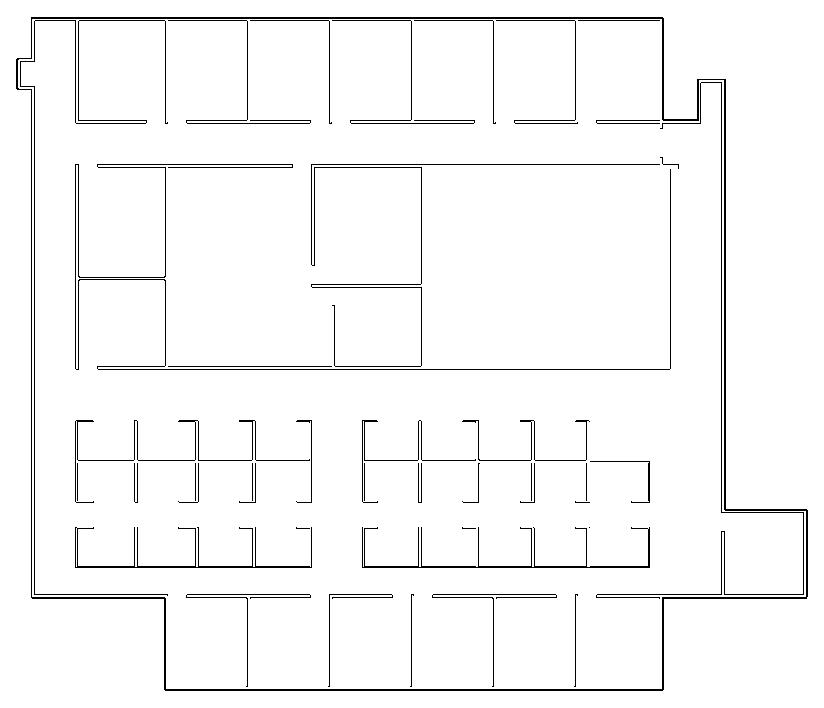
#> input picture test_im/a_scan/clean.png, 824 x 708 px, found by its file name
$ python run.py   (Python 2 division)   (older library calls are emulated)
#> lines starting #> are read from the running program, lines starting #| are printed output that depends on the picture; after the words box and inside, x2 and y2 are one past the last pixel; in counts of white or black regions, pixels touching at a corner belong together
### gp_topo/im2skeleton.py
#!/usr/bin/env python

import numpy as np
from scipy.misc import imread, imresize
import matplotlib.pyplot as plt
import cv2
import scipy.io
import scipy.stats as st
from scipy import ndimage as ndi
from skimage import feature
from skimage.morphology import skeletonize
import pdb
def gkern(kernlen=21, nsig=3):
        """Returns a 2D Gaussian kernel array."""

        interval = (2*nsig+1.)/(kernlen)
        x = np.linspace(-nsig-interval/2., nsig+interval/2., kernlen+1)
        kern1d = np.diff(st.norm.cdf(x))
        kernel_raw = np.sqrt(np.outer(kern1d, kern1d))
        kernel = kernel_raw/np.max(kernel_raw)#.sum()
        return kernel
def point_gaussian(k_w, k_h, sigma_w, sigma_h):
    return gkern(k_w, sigma_w)

def map_gaussian(im, k_w, k_h, sigma_w, sigma_h):
    if im.ndim == 3:
        h,w,_ = im.shape
    elif im.ndim == 2:
        h,w = im.shape
    else:
        print "Unknow im format."
        return None

    k_w_r = (k_w-1)/2
    k_h_r = (k_h-1)/2


    point_gs = point_gaussian(k_w, k_h, sigma_w, sigma_h)
    map_gs = np.zeros((h,w),dtype=np.float)

    occ_loc = np.where(im[:,:,0] == 0)
    for i in range(len(occ_loc[1])):
        loc_i = [occ_loc[0][i],occ_loc[1][i]]
#map_gs[loc_i[0]-k_h_r: loc_i[0]+k_h_r+1, loc_i[1]-k_w_r: loc_i[1]+k_w_r+1]  = np.maximum(map_gs[loc_i[0]-k_h_r: loc_i[0]+k_h_r+1, loc_i[1]-k_w_r: loc_i[1]+k_w_r+1], point_gs)

        #map_gs bound
        lby, lbx = max(0,loc_i[0]-k_h_r), max(0,loc_i[1]-k_w_r)
        uby, ubx = min(h-1,loc_i[0]+k_h_r), min(w-1,loc_i[1]+k_w_r)
        #kernel bound
        k_lby, k_lbx = -min(0,loc_i[0]-k_h_r), -min(0,loc_i[1]-k_w_r)
        k_uby, k_ubx = k_h + (h-1 - max(h-1, loc_i[0]+k_h_r)), k_w + (w-1 - max(w-1, loc_i[1]+k_w_r))
        #maximum on pixel
        map_gs[lby:uby+1, lbx:ubx+1] = np.maximum(map_gs[lby:uby+1, lbx:ubx+1], point_gs[k_lby:k_uby, k_lbx:k_ubx])

    return map_gs


def preprocess(im_path):
    im = imread(im_path)
    map_gs = map_gaussian(im, 455,455,5,5)
    return im, map_gs


def edgeprocess(gs):
    #laplacian
    gray_lap = cv2.Laplacian(gs*255,cv2.CV_64F, ksize=5)
    dst = cv2.convertScaleAbs(gray_lap)
    return dst

def binarize(dst, th):
    res = np.zeros(dst.shape, dtype=np.float)
    res[np.where(dst > th)] = 1
    return res


Tidu = (np.array([0,1,1,1]),np.array([1,0,1,2]))
Tidd = (np.array([1,1,1,2]),np.array([0,1,2,1]))
Tidl = (np.array([0,1,1,2]),np.array([1,0,1,1]))
Tidr = (np.array([0,1,1,2]),np.array([1,1,2,1]))
def remove_Tcenter(skele):
    '''
        it is possible to have T shape in skeleton, we should remove the center of it
    '''
    w,h = skele.shape
    for i in range(1,w-1):
        for j in range(1,h-1):
            if skele[i,j]:
                patch = skele[i-1:i+2,j-1:j+2].copy()
                if np.sum(patch[Tidu]) == 4 or \
                    np.sum(patch[Tidd]) == 4 or \
                    np.sum(patch[Tidl]) == 4 or \
                    np.sum(patch[Tidr]) == 4:
                    skele[i,j] = False
    #i = 0
    for j in range(1,h-1):
        if skele[0,j]:
            if np.sum(skele[0,j-1:j+2]) + skele[1,j] == 4:
                skele[0,j] = False
    #i = w-1
    for j in range(1,h-1):
        if skele[w-1,j]:
            if np.sum(skele[w-1,j-1:j+2]) + skele[w-2,j] == 4:
                skele[w-1,j] = False
    #j = 0
    for i in range(1,w-1):
        if skele[i,0]:
            if np.sum(skele[i-1:i+2,0]) + skele[i,1] == 4:
                skele[i,0] = False
    #j = h-1
    for i in range(1,w-1):
        if skele[i,h-1]:
            if np.sum(skele[i-1:i+2,h-1]) + skele[i,h-2] == 4:
                skele[i,h-1] = False

    #i=0,j=0
    if skele[0,0]:
        if skele[0,0] + skele[0,1] + skele[1,0] == 3:
            skele[0,0] = False
    #i=0,j=h-1
    if skele[0,h-1]:
        if skele[0,h-2] + skele[0,h-1] + skele[1,h-1] == 3:
            skele[0,h-1] = False
    #i=w-1,j=0
    if skele[w-1,0]:
        if skele[w-2,0] + skele[w-1,0] + skele[w-1,1] == 3:
            skele[w-1,0] = False
    #i=w-1,j=h-1
    if skele[w-1,h-1]:
        if skele[w-1,h-2] + skele[w-1,h-1] + skele[w-2,h-1] == 3:
            skele[w-1,h-1] = False
    return skele

def im2skeleton(im_path, give_bin = False):
    #1. gaussian map
    im, map_gs = preprocess(im_path)
#> in preprocess, im is the input picture: shape (708, 824, 3); 96.9% white; black in thin lines or dots
#> in map_gaussian, `occ_loc = np.where(im[:,:,0] == 0)`: occ_loc = 18286 positions, rows 17 to 690, columns 16 to 807
#> the loop in map_gaussian, `for i in range(len(occ_loc[1])):` made 18286 passes
#> (loc_i, k_lbx) on passes 1 to 3: ([17, 31], 196), ([17, 32], 195), ([17, 33], 194)
#> after the loop in map_gaussian, `for i in range(len(occ_loc[1])):`:
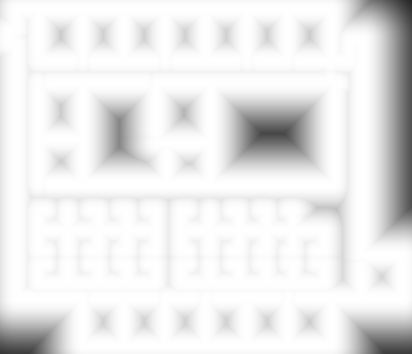
#> map_gs: shape (708, 824) float64 (shown at 1/2 size); min 0.146, max 1, mean 0.918
    #2. edge detection
    dst = edgeprocess(map_gs)
#> in edgeprocess, `dst = cv2.convertScaleAbs(gray_lap)`:
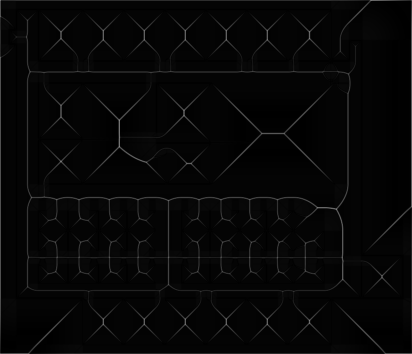
#> dst: shape (708, 824) (shown at 1/2 size); min 0, max 171, mean 6.4
    #3. binarize
    res = binarize(dst,10)
#> res: shape (708, 824) float64; values 0 (black) and 1 (white), 7.5% white; 8 white regions (5 under 20 px), largest, box (x1, y1, x2, y2) and area: (26, 26, 798, 684) 33863, (0, 0, 824, 708) 8081, (427, 170, 665, 364) 1972
    #4. suppress
    skeleton = skeletonize(res)
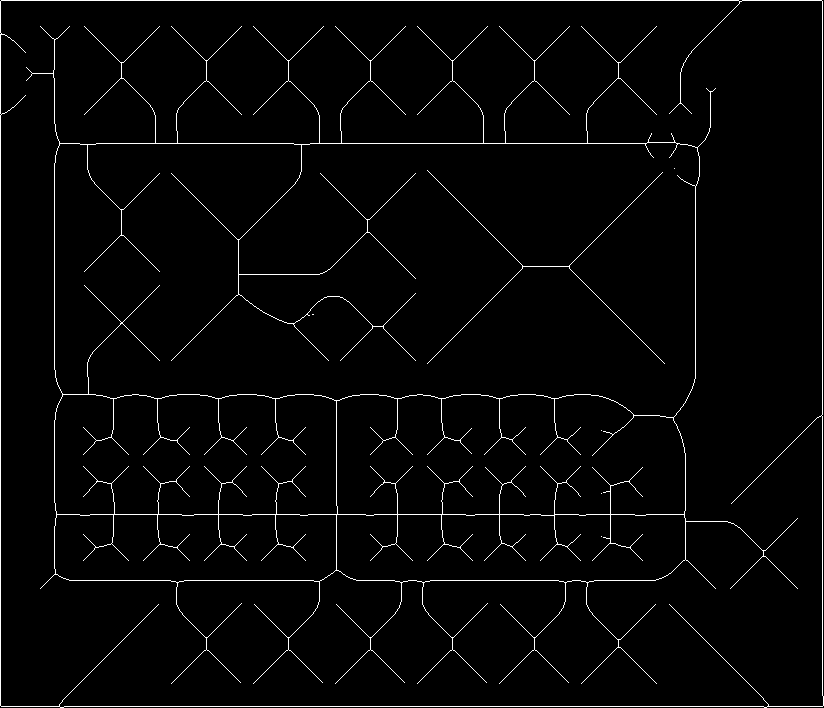
#> skeleton: shape (708, 824) bool; 2.4% white in thin lines or dots
    #5. remove T shape center
    skeleton = remove_Tcenter(skeleton)

#plt.imshow(skeleton)
#plt.show()
#   print np.max(skeleton)
    if give_bin:
        binary_wall = im[:,:,0] == 0
        return im, map_gs, skeleton, binary_wall
    return im, map_gs, skeleton

### gp_topo/graphClass.py
#!/usr/bin/env/python
import pdb
import numpy as np
'''
fromP, toP or someP will have a index id, for which
id = h_i * w + w_i
'''
class GraphEdge:
    #vertices = [] Not shared
    #parentEdgeId = -1 Not shared
    def __init__(self,fromP,toP, lst=None):
        self.vertices = []
        self.parentEdgeId = -1
        #-1 is not parent, -2 is removed, >=0 shows its parent's ID
        if lst == None:
            #build while init the graph
            if(fromP == 0 or toP == 0):
                print lst
                print "it is zero!!!"
            self.vertices.append(fromP)
            self.vertices.append(toP)
        else:
            #build while merge edge
            self.vertices = lst
            if len(lst) == 0:
                print "wt"

class Graph:
    def __init__(self,skeleton):
        '''
        build edges and V2E from a traverse
        '''
        self.edges = []#store the GraphEdge
        self.V2E = []#store the edge id list for each V

        self.h, self.w = skeleton.shape
        h,w = skeleton.shape
        self.V2E  = [[] for hw_i in range(h*w)]
        for i in range(h-1):
            for j in range(0, w-1):
                if skeleton[i,j]:
                    currentId = i*w+j
                    if skeleton[i+1,j]:
                        newE = GraphEdge(currentId, currentId + w  )
                        self.edges.append(newE)
                        self.V2E[currentId].append(len(self.edges)-1)
                        self.V2E[currentId+w].append(len(self.edges)-1)
                    if skeleton[i,j+1]:
                        newE = GraphEdge(currentId, currentId + 1  )
                        self.edges.append(newE)
                        self.V2E[currentId].append(len(self.edges)-1)
                        self.V2E[currentId+1].append(len(self.edges)-1)

                    if skeleton[i+1,j+1]:
                        #----- if triangle, doesn't add
                        if not skeleton[i,j+1] and not skeleton[i+1,j]:
                        #-----
                            newE = GraphEdge(currentId, currentId + w + 1  )
                            self.edges.append(newE)
                            self.V2E[currentId].append(len(self.edges)-1)
                            self.V2E[currentId+w+1].append(len(self.edges)-1)

                    if j>0:
                        if skeleton[i+1, j-1]:
                            #------ if triangle, doesn't add
                            if not skeleton[i+1,j] and not skeleton[i,j-1]:
                            #-----
                                newE = GraphEdge(currentId, currentId + w - 1  )
                                self.edges.append(newE)
                                self.V2E[currentId].append(len(self.edges)-1)
                                self.V2E[currentId+w-1].append(len(self.edges)-1)
        i = h - 1
        for j in range(w-1):
            if skeleton[i,j]:
                if skeleton[i,j+1]:
                        currentId = i*w+j
                        newE = GraphEdge(currentId, currentId + 1  )
                        self.edges.append(newE)
                        self.V2E[currentId].append(len(self.edges)-1)
                        self.V2E[currentId+1].append(len(self.edges)-1)
        j = w - 1
        for i in range(h-1):
            if skeleton[i,j]:
                currentId = i*w+j
                if skeleton[i+1,j]:
                    newE = GraphEdge(currentId, currentId + w  )
                    self.edges.append(newE)
                    self.V2E[currentId].append(len(self.edges)-1)
                    self.V2E[currentId+w].append(len(self.edges)-1)
                if skeleton[i+1, j-1]:
                    newE = GraphEdge(currentId, currentId + w - 1  )
                    self.edges.append(newE)
                    self.V2E[currentId].append(len(self.edges)-1)
                    self.V2E[currentId+w-1].append(len(self.edges)-1)


    def mergeTwoEdges(self, edge1, edge2):
        '''
        two edge as input and output a new edge
        '''
        if edge1.vertices[0] == edge2.vertices[0]:
            newLst = edge1.vertices[:]
            newLst.reverse()
            newLst.pop()
            newLst.extend(edge2.vertices)
        elif edge1.vertices[len(edge1.vertices)-1] == edge2.vertices[0]:
            newLst = edge1.vertices[:]
            newLst.pop()
            newLst.extend(edge2.vertices)
        elif edge1.vertices[len(edge1.vertices)-1] == edge2.vertices[len(edge2.vertices)-1]:
            newLst = edge1.vertices[:]
            newLst.pop()
            tmpLst = edge2.vertices[:]
            tmpLst.reverse()
            newLst.extend(tmpLst)
        elif edge1.vertices[0] == edge2.vertices[len(edge2.vertices)-1]:
            newLst = edge2.vertices[:]
            newLst.pop()
            newLst.extend(edge1.vertices)
        else:
            print edge1.vertices
            print edge2.vertices
            print 'Error in MergeTwoEdges, cannot find joint vertex!!!'#shouldn't happen

        return GraphEdge(-1,-1,newLst)


    # [130 lines left out: functions insert_outer_edge, remove_2_degree_vertex, trim_edges_in_mask, parentEdge, not called in this run]

    def edgeSkip(self,skeleton, mask = None):
        ''' Just after init
        merge edges around degree 2 verticse during initialization

        WARNING:
            when mask is not None, it is in incremental alglrithm
            will not clear the vertexes on the boundary of mask to keep the connectivity
        '''
        h,w = skeleton.shape
        for i in range(h):
            for j in range(w):
                if skeleton[i,j]:
                    currentId = i*w+j
                    '''Wrong condition
                    if len(self.V2E[currentId]) == 2:
                    '''
                    prun_cond = False

                    edge_IDs = []
                    for ed_id in self.V2E[currentId]:
                        if self.edges[ed_id].parentEdgeId == -1:
                            edge_IDs.append(ed_id)
                    if(len(edge_IDs) == 2):
#if len(self.V2E[currentId]) == 2:
                        if mask is None:
                            prun_cond = True#it's ok because the graph is just init
                        elif (np.sum(mask[i-1:i+2,j])+np.sum(mask[i, j-1:j+2]) == 6 ):
                            prun_cond = True
                    if prun_cond:
#edgeId1 = self.parentEdge(self.V2E[currentId][0])
#edgeId2 = self.parentEdge(self.V2E[currentId][1])
                        edgeId1 = edge_IDs[0]
                        edgeId2 = edge_IDs[1]
                        #1. build new list
                        newGraphEdge = self.mergeTwoEdges(self.edges[edgeId1], self.edges[edgeId2])
                        #2. append the new edge
                        self.edges.append(newGraphEdge)
                        #3. append new edge ID into V2E
                        self.V2E[newGraphEdge.vertices[0]].append(len(self.edges)-1)
                        self.V2E[newGraphEdge.vertices[-1]].append(len(self.edges)-1)
                        #4. set the new edge as parent of the merged edges
                        self.edges[edgeId1].parentEdgeId = len(self.edges)-1
                        self.edges[edgeId2].parentEdgeId = len(self.edges)-1
    # [20 lines left out: functions merge_graph, getTopoVertex, not called in this run]

### gp_topo/skeleton2topoMap.py
#!/usr/bin/env python

from graphClass import Graph
import numpy as np
import matplotlib.pyplot as plt
def skeleton2topoMap(skeleton, local_skeleton_mask=None):
    #1. build a topograph from skeleton, the edges are between two skeleton pixel
    graph = Graph(skeleton)
    #2. skip edges around degree 2 vertices
    graph.edgeSkip(skeleton, local_skeleton_mask)
#
    return graph

def drawMap(graph, skeleton, ax=plt, mask = None):
    h,w = skeleton.shape
    res = np.zeros((h,w), dtype=np.uint8)
    res[np.where(skeleton == True)] = 127
    if mask is not None:
        ax.imshow(res+mask*63, cmap='GnBu')
    else:
        ax.imshow(res, cmap='GnBu')
    x = []
    y = []
    for ed in graph.edges:
        if ed.parentEdgeId == -1:
            y.append(ed.vertices[0]/w)
            x.append(ed.vertices[0]%w)
            y.append(ed.vertices[-1]/w)
            x.append(ed.vertices[-1]%w)
            ax.plot([ed.vertices[0]%w, ed.vertices[-1]%w], [ed.vertices[0]/w, ed.vertices[-1]/w], 'k-', lw=1)
    ax.scatter(x=x,y=y,c='r',s=1)
def drawtoposkele(graph, skeleton, ax=plt, mask = None):
    h,w = skeleton.shape
    res = skeleton#np.zeros((h,w), dtype=np.uint8)
#res[np.where(skeleton == True)] = 127
    if mask is not None:
        ax.imshow(res+mask*63, cmap='GnBu')
    else:
        ax.imshow(res, cmap='GnBu')
    x = []
    y = []
    for ed in graph.edges:
        if ed.parentEdgeId == -1:
            y.append(ed.vertices[0]/w)
            x.append(ed.vertices[0]%w)
            y.append(ed.vertices[-1]/w)
            x.append(ed.vertices[-1]%w)
    ax.scatter(x=x,y=y,c='r',s=0.1)

### run.py
from gp_topo.im2skeleton import im2skeleton
from gp_topo.skeleton2topoMap import skeleton2topoMap, drawMap, drawtoposkele
from gp_topo.reprsntAndMatching import DrawMatching

import numpy as np
import matplotlib.pyplot as plt
import scipy.io
import pdb
import os
from scipy.misc import imsave
if __name__ == '__main__':
    print 'Im to Skeleton...'
#intel, office
    im_folder = ["./test_im/intel","./test_im/office","./test_im/a_scan","./frames"][0]
    gray1, gau1, skeleton = im2skeleton(im_folder+'/clean.png')
    graph = skeleton2topoMap(skeleton)
    fig = plt.figure(frameon=False)
    ax = plt.Axes(fig, [0., 0., 1., 1.])
    ax.set_axis_off()
    fig.add_axes(ax)
    #remove the white border, the only worked method found by adding the below two line before show out:>
    ax.xaxis.set_major_locator(plt.NullLocator())
    ax.yaxis.set_major_locator(plt.NullLocator())

    ax.imshow(gau1, cmap='GnBu')
    fig.savefig(im_folder+'/pure_dist.png', format='png', dpi=500, bbox_inches='tight',pad_inches=0)

    ax.xaxis.set_major_locator(plt.NullLocator())
    ax.yaxis.set_major_locator(plt.NullLocator())
    ax.imshow(skeleton+(1-gray1[:,:,0]/255)*2, cmap='GnBu')
    fig.savefig(im_folder+'/pure_skele.png', format='png', dpi=500, bbox_inches='tight',pad_inches=0 )
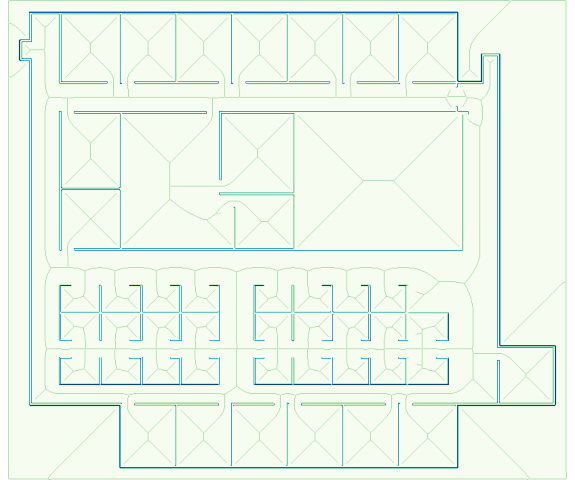
#> figure drawn by matplotlib, 1 panel

    ax.xaxis.set_major_locator(plt.NullLocator())
    ax.yaxis.set_major_locator(plt.NullLocator())

    drawMap(graph, skeleton, ax = ax)
    fig.savefig(im_folder+'/pure_topo.png', format='png', dpi=500, bbox_inches='tight',pad_inches=0)
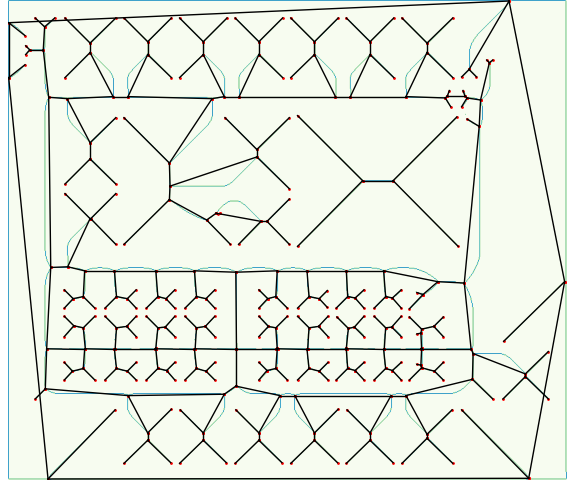
#> figure drawn by matplotlib, 1 panel

    fig = plt.figure(frameon=False)
    ax = plt.Axes(fig, [0., 0., 1., 1.])
    ax.set_axis_off()
    fig.add_axes(ax)
    ax.xaxis.set_major_locator(plt.NullLocator())
    ax.yaxis.set_major_locator(plt.NullLocator())
    drawtoposkele(graph, skeleton+(1-gray1[:,:,0]/255)*2, ax=ax)
#> in drawtoposkele, `res = skeleton#np.zeros((h,w), dtype=np.uint8)`:
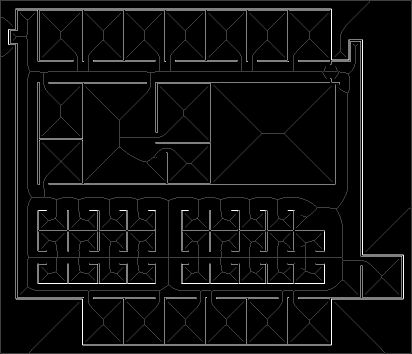
#> res: shape (708, 824) (shown at 1/2 size); min 0, max 2, mean 0.0866; drawn with min black and max white
    fig.savefig(im_folder+'/skele_topo.png', format='png', dpi=500, bbox_inches='tight',pad_inches=0)

    imsave(im_folder+"/out.png",255-skeleton*127+gray1[:,:,0])
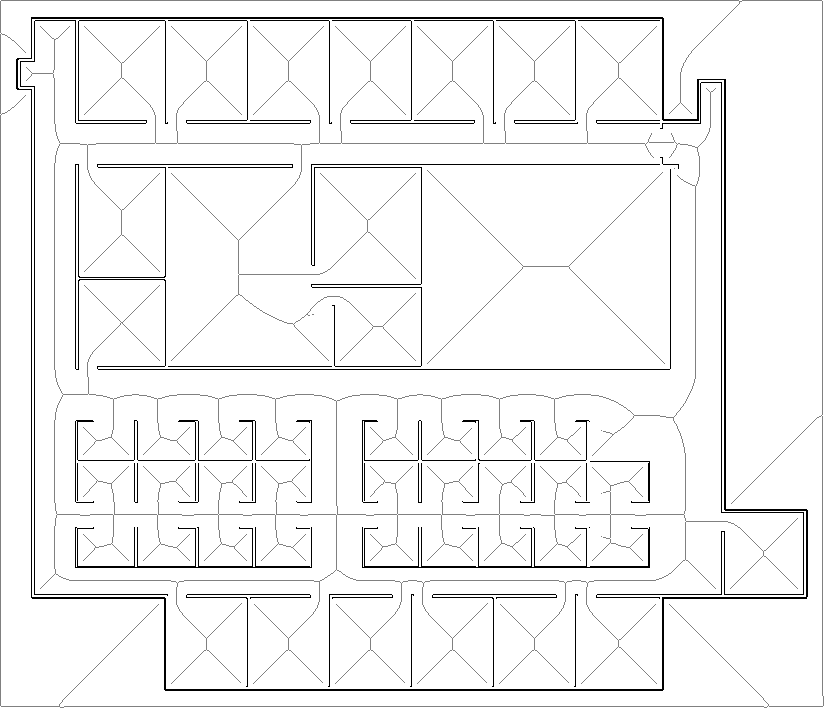
#> saved as out.png: PIL image 824x708 L; min 0, max 255, mean 244


    '''
        store the vertex location
    '''
    h,w = skeleton.shape
    v_loc_lst = []
    def exist_in_list(v_in):
        for v in v_loc_lst:
            dist = np.sum((v-v_in)**2)
            if dist < 0.0000000000000001:
                return True
        return False
    for ed in graph.edges:
        if ed.parentEdgeId == -1:
            v1 = np.array((ed.vertices[0]%w,ed.vertices[0]/w)).reshape((1,2))
            v2 = np.array((ed.vertices[-1]%w,ed.vertices[-1]/w)).reshape((1,2))
            if not exist_in_list(v1):
                v_loc_lst.append(v1)
            if not exist_in_list(v2):
                v_loc_lst.append(v2)
    v_loc_lst_mat = np.concatenate(v_loc_lst, axis=0)


    scipy.io.savemat(im_folder+"/gau_locs.mat", {'pts':v_loc_lst_mat})


    '''
    matname = './tmp.mat'
    if os.path.exists(matname):
        mat = scipy.io.loadmat(matname)
        gray1 = mat['gray1']
        gray2 = mat['gray2']
        arr1 = mat['arr1']
        arr2 = mat['arr2']
        gau1 = mat['gau1']
        gau2 = mat['gau2']
    else:
        print 'Im to Skeleton...'
        gray1, gau1, skeleton = im2skeleton('im/test.png')
        print 'Skeleton to topoGraph...'
        graph = skeleton2topoMap(skeleton)
#   print 'Draw topoGraph...'
        drawMap(graph, skeleton)


        #second im
        print 'Im to Skeleton...'
        gray2, gau2, skeleton2 = im2skeleton('im/testrt.png')
        print 'Skeleton to topoGraph...'
        graph2 = skeleton2topoMap(skeleton2)
#print 'Draw topoGraph...'
#drawMap(graph2, skeleton2)

        #matching here
        arr1 = graph.getTopoVertex()
        arr2 = graph2.getTopoVertex()

        scipy.io.savemat(matname, {'gray1':gray1, 'gray2':gray2, 'arr1':arr1, 'arr2': arr2, 'gau1':gau1, 'gau2':gau2})

    DrawMatching((gau1*255).astype(np.uint8), (gau2*255).astype(np.uint8), arr1, arr2, gray1[:,:,1], gray2[:,:,1], 5,10,patch_size=64)
    '''
